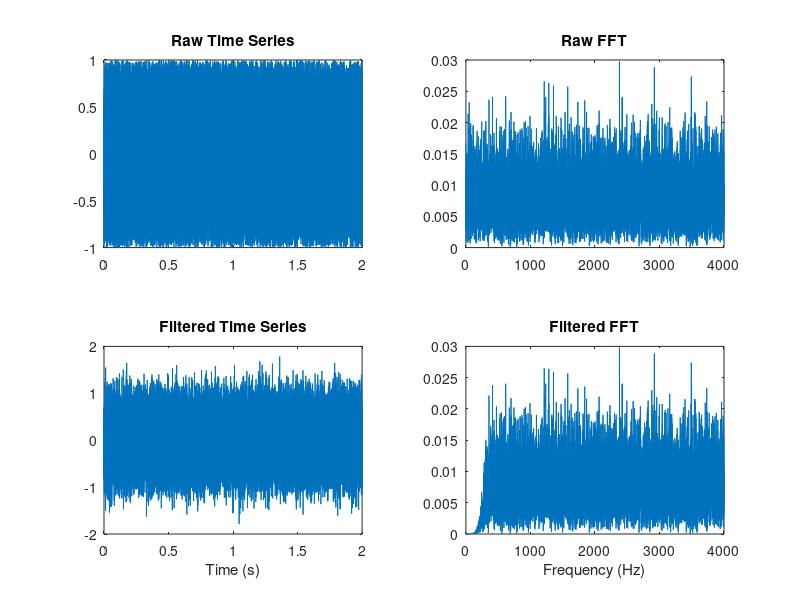

The MATLAB source for this figure:
sampling_rate = 8000;

samples = 16000;

Nyquist = sampling_rate / 2;

low_pass_frequency = 300;

order = 5;

t = [0:samples-1] / sampling_rate;

x = (rand(samples, 1) * 2) - 1;

f1 = 300 / Nyquist;
f2 = 3500 / Nyquist;
% create filter coefficients
% [b, a] = butter(order, low_pass_frequency / Nyquist);
% [b, a] = butter(order, [f1, f2]);
% [b, a] = butter(order, [f1, f2], 'stop');
[b, a] = butter(order, f1, 'high');

filtered_data = filter(b, a, x);

% Note: Here use samples as the FFT's points
fft_samples = samples;
half_fft_samples = fft_samples / 2;
bin_width = sampling_rate / fft_samples;
f = [0:bin_width:sampling_rate - bin_width];

x_fft = abs(fft(x)) / half_fft_samples;
filtered_fft = abs(fft(filtered_data)) / half_fft_samples;

subplot(2, 2, 1);
plot(t, x);
title('Raw Time Series');
subplot(2, 2, 3);
plot(t, filtered_data);
title('Filtered Time Series');
xlabel('Time (s)');

subplot(2, 2, 2);
plot(f(1:half_fft_samples), x_fft(1:half_fft_samples));
title('Raw FFT');
subplot(2, 2, 4);
plot(f(1:half_fft_samples), filtered_fft(1:half_fft_samples));
title('Filtered FFT');
xlabel('Frequency (Hz)');
